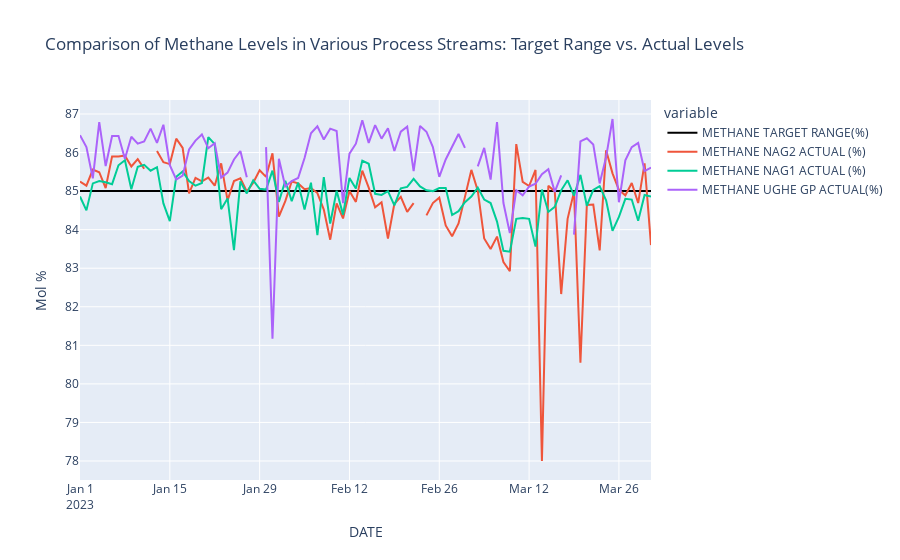

Here is the notebook cell this chart was saved with:
### Code cell
fig = px.line(
    df,
    x="DATE",
    y=[
        "METHANE TARGET RANGE(%)",
        "METHANE NAG2 ACTUAL (%)",
        "METHANE NAG1 ACTUAL (%)",
        "METHANE UGHE GP ACTUAL(%)",
    ],
    color_discrete_map={
        "METHANE TARGET RANGE(%)": "black",
    },
    title="Comparison of Methane Levels in Various Process Streams: Target Range vs. Actual Levels",
)
# fig.add_shape(
#     type="line",
#     x0=df["DATE"].min(),
#     y0=85,
#     x1=df["DATE"].max(),
#     y1=85,
#     line=dict(color="black", width=3, ),
#     name="Methane Target Range",
# )
fig.update_layout(
    yaxis=dict(
        title="Mol %",
    ),
)

fig.show()
